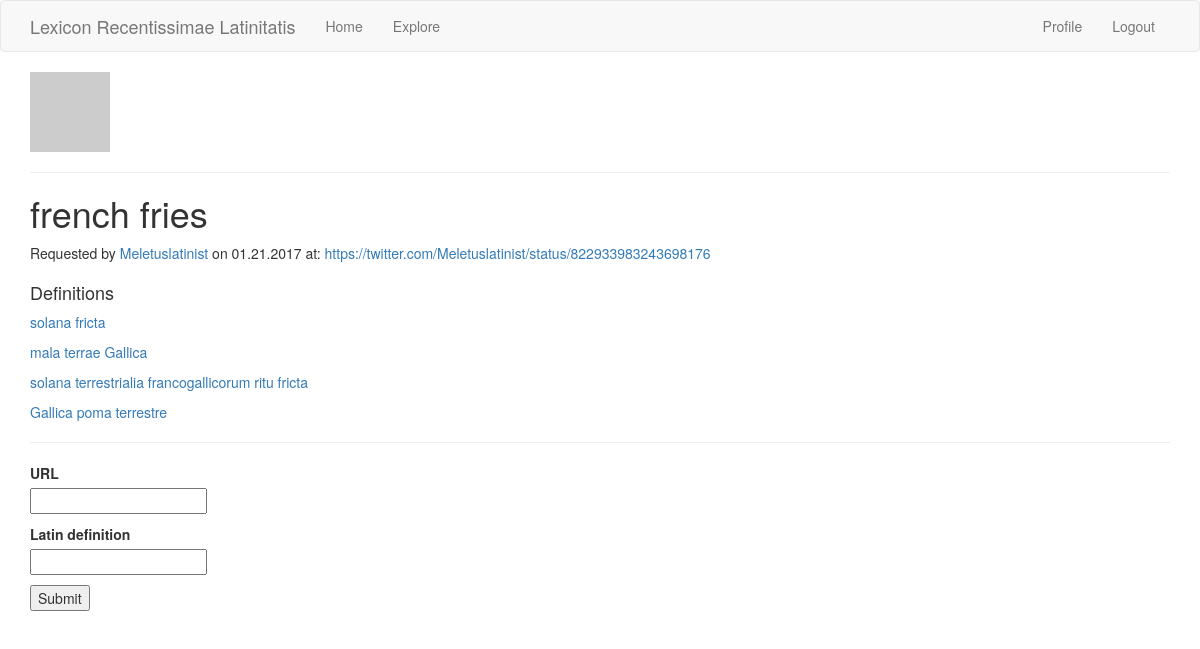
/entry/french fries (signed in), run on the app's committed database.
### app/models.py (models this page shows, shortened)
class Entry(db.Model):
    id = db.Column(db.Integer, primary_key=True)
    definitions = db.relationship('Definitions', backref='entry', lazy='dynamic')
    url = db.Column(db.String)
    english_word = db.Column(db.String, index=True, unique=True)
    latin_top_choice = db.Column(db.String, index=True)
    tweet_id = db.Column(db.String, index=True)
    username = db.Column(db.String)
    body = db.Column(db.String(140))
    tweet_date = db.Column(db.DateTime)
    timestamp = db.Column(db.DateTime, index=True, default=datetime.utcnow)
    user_id = db.Column(db.Integer, db.ForeignKey('user.id'))

class Definitions(db.Model):
    id = db.Column(db.Integer, primary_key=True)
    url = db.Column(db.String)
    latin_word = db.Column(db.String, index=True)
    tweet_id = db.Column(db.String, index=True)
    username = db.Column(db.String)
    body = db.Column(db.String(140))
    tweet_date = db.Column(db.DateTime)
    timestamp = db.Column(db.DateTime, index=True, default=datetime.utcnow)
    user_id = db.Column(db.Integer, db.ForeignKey('user.id'))
    entry_id = db.Column(db.Integer, db.ForeignKey('entry.id'))
    votes = db.Column(db.Integer, default=0)

### app/routes.py (the view, shortened to what this page needs)
@app.route('/entry/<english_word>', methods=['GET', 'POST'])
@login_required
def entry(english_word):
    user = current_user
    entry = Entry.query.filter_by(english_word=english_word).first()
    form = DefinitionForm()
    entry = Entry.query.filter_by(english_word=english_word).first()
    definitions = Definitions.query.filter_by(entry_id=entry.id)
    return render_template('entry.html', form=form, user=user, entry=entry, definitions=definitions)

### app/forms.py
class DefinitionForm(FlaskForm):
    latin_word = StringField('Latin definition', validators=[
        DataRequired(), Length(min=1, max=140)])
    url = StringField('URL', validators=[
        DataRequired(), Length(min=1, max=140)])
    submit = SubmitField('Submit')

### app/models.py (called while the page is built)
@login.user_loader
def load_user(id):
    return User.query.get(int(id))

    def avatar(self, size):
        digest = md5(self.email.lower().encode('utf-8')).hexdigest()
        return 'https://www.gravatar.com/avatar/{}?d=identicon&s={}'.format(
            digest, size)

### app/routes.py (called while the page is built)
@app.before_request
def before_request():
    if current_user.is_authenticated:
        current_user.last_seen = datetime.utcnow()
        db.session.commit()

### app/templates/entry.html (shortened to what this page needs)
{% extends "base.html" %}
{% block app_content %}
    <table>
        <tr valign="top">
            <td><img src="{{ user.avatar(128) }}"></td>
        </tr>
    </table>
    <hr>
<h1>{{ entry.english_word }}</h1>
<p>Requested by <a href="http://www.twitter.com/{{ entry.username }}">{{ entry.username }}</a> on {{ entry.tweet_date.strftime('%m.%d.%Y') }} at: <a href="{{ entry.url }}" target="_blank">{{ entry.url }}</a></p>
<h4 style='padding-top: 10px;'>Definitions</h4>
{% for definition in definitions %}
  <p><a href="{{ definition.url }}">{{ definition.latin_word }}</a></p>
{% endfor %}
<hr>
<form action="" method="post">
    <p>
        {{ form.url.label }}<br>
        {{ form.url(cols=32, rows=4) }}<br>
    </p>
    <p>
        {{ form.latin_word.label }}<br>
        {{ form.latin_word(cols=32, rows=4) }}<br>
    </p>
    <p>{{ form.submit() }}</p>
</form>
{% endblock %}

### data on the page
Entry: english_word "french fries", username "Meletuslatinist", tweet_date "01.21.2017", url "https://twitter.com/Meletuslatinist/status/822933983243698176"
Definitions: latin_word "solana fricta"
Definitions: latin_word "mala terrae Gallica"
Definitions: latin_word "solana terrestrialia francogallicorum ritu fricta"
Definitions: latin_word "Gallica poma terrestre"
